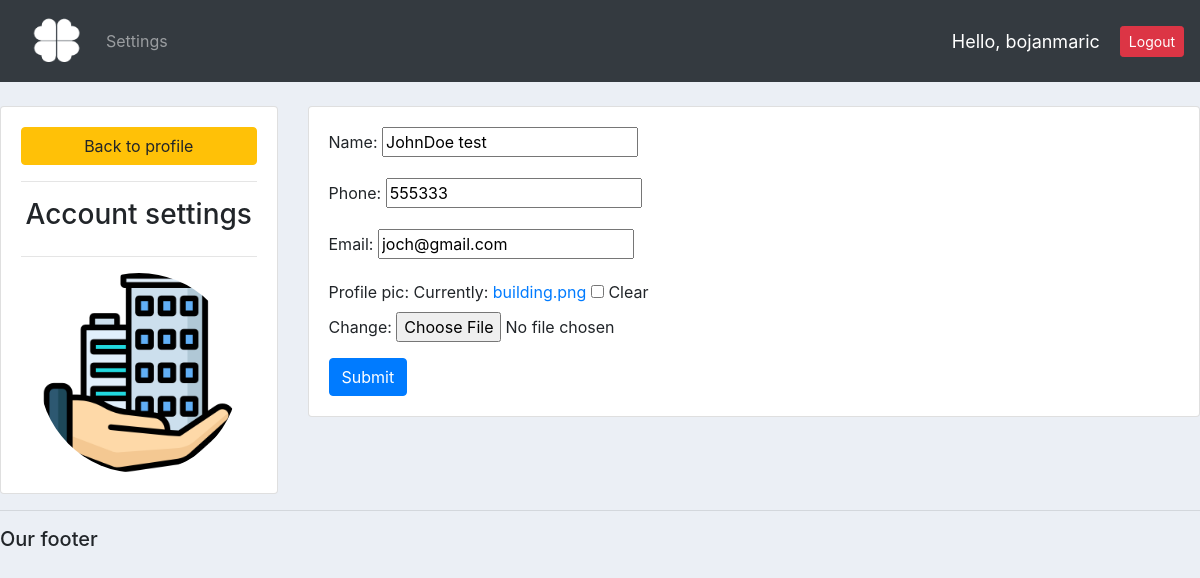
/account/ (signed in), run on the app's committed database.
### accounts/models.py (models this page shows, shortened)
class Customer(models.Model):
    user= models.OneToOneField(User, null=True,blank=True, on_delete=models.CASCADE)
    name= models.CharField(max_length=200, null=True)
    phone= models.CharField(max_length=200, null=True)
    email= models.CharField(max_length=200,null=True)
    date_created= models.DateTimeField(auto_now_add=True,null=True)
    profile_pic=models.ImageField(default="ikoo.png",null=True, blank=True)

### accounts/decorators.py (the view)
        def wrapper_func(request, *args,**kwargs):
            group=None
            if request.user.groups.exists():
                group = request.user.groups.all()[0].name
            if group in allowed_roles:
                return view_func(request, *args,**kwargs)
            else:
                return HttpResponse('You are not authorized')
            return view_func(request, *args,**kwargs)

### accounts/forms.py
class CustomerForm(ModelForm):
    class Meta:
        model=Customer
        fields='__all__'
        exclude=['user']

### accounts/views.py (called while the page is built)
@login_required(login_url='login')
@allowed_users(allowed_roles=['customers'])
def accountSettings(request):
    customer=request.user.customer
    form= CustomerForm(instance=customer)
    if request.method=='POST':
        form=CustomerForm(request.POST, request.FILES, instance=customer)
        if form.is_valid():
            form.save()
    context={'form':form}
    return render(request, 'accounts/account_settings.html',context)

### accounts/templates/accounts/account_settings.html (shortened to what this page needs)
{% extends 'accounts/main.html' %}
{% load static %}
{% block content %}
<br>
<div class="row">
    <div class="col-md-3">
        <div class="card card-body">
            <a href="" class="btn btn-warning">Back to profile</a>
            <hr>
            <h3 style="text-align: center;">Account settings</h3>
            <hr>
            <img src="{{request.user.customer.profile_pic.url}}" alt="" class="profile-pic">
        </div>
    </div>
    <div class="col-md-9">
        <div class="card card-body">
            <form action="" method="POST" enctype="multipart/form-data">
                {{form.as_p}}
                <input type="submit"class="btn btn-primary" name="Update Information">
            </form>
        </div>
    </div>
</div>
{% endblock%}

### accounts/templates/accounts/navbar.html (shortened to what this page needs)
{% load static %}
<nav class="navbar navbar-expand-lg navbar-dark bg-dark">
  <a class="nav-link" href="{% url 'home' %}"> <img id="logo" src="{% static 'images/ikoo.png'%}"  alt=""> </a>
    <div class="collapse navbar-collapse" id="navbarNav">
      <ul class="navbar-nav">
        {% if request.user.is_staff %}
        <li class="nav-item active">
          <a class="nav-link" href="{% url 'home' %}">Dashboard </a>
        </li>
        <li class="nav-item">
          <a class="nav-link" href="{% url 'products' %}">Products</a>
        </li>
        {% else %}
        <li class="nav-item">
          <a class="nav-link" href="{% url 'account' %}">Settings</a>
        </li>
       {% endif%}
      </ul>
    </div>
    <span id="hello-msg">Hello, {{request.user}}</span>
    <span><a class="btn btn-danger btn-sm" href="{% url 'logout' %}">Logout</a></span>
  </nav>

### static/css/main.css (style rules this page uses)
img#logo { width: 50px; height: 50px; }
body { background-color: #ebeff5; }

### accounts/templates/accounts/navbar.html (style rules this page uses)
#hello-msg { font-size: 18px; color: #fff; margin-right: 20px; }

### accounts/templates/accounts/account_settings.html (style rules this page uses)
.profile-pic { max-width: 200px; max-height: 200px; margin: 0 auto; border-radius: 50%; }

### data on the page
Customer: name "JohnDoe test", phone "555333", email "joch@gmail.com"

### other printed values
{{ request.user }} "bojanmaric"
